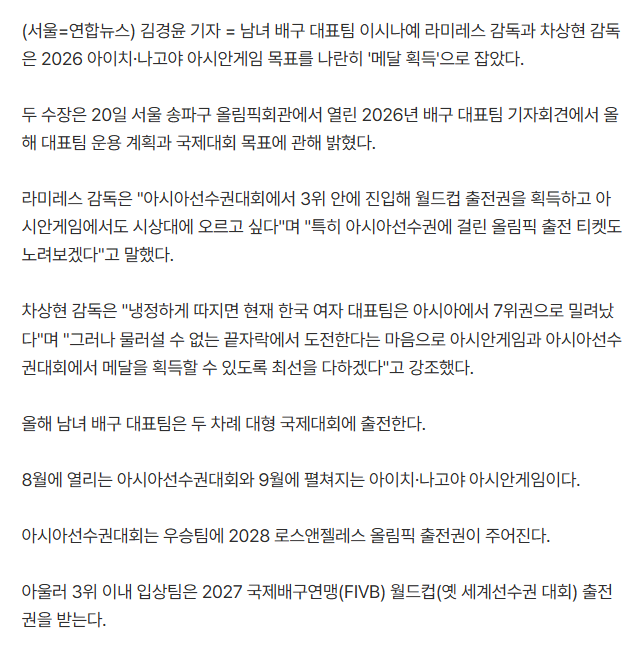
#> input picture rpa/p04_이미지/ch02_ocr/data/example1.png, 643 x 648 px; its folder holds only this picture in this run
$ python 'ex05_배치처리.py'
#> lines starting #> are read from the running program, lines starting #| are printed output that depends on the picture; after the words box and inside, x2 and y2 are one past the last pixel; in counts of white or black regions, pixels touching at a corner belong together
#> in main, img is the input picture: PIL image 643x648 RGB; mean R, G, B 241.7, 241.6, 241.7
import pytesseract as tess
from PIL import Image, ImageOps
from pathlib import Path
import re

def clean_text(s):
    s = s.replace("\r\n", "\n")
    s = re.sub(r"-\n", "", s)
    s = re.sub(r"[\t]+", " ", s)
    s = re.sub(r"\n{3,}", "\n\n", s)
    s = s.strip()
    return s

def preprocess(img):
    g = img.convert("L")
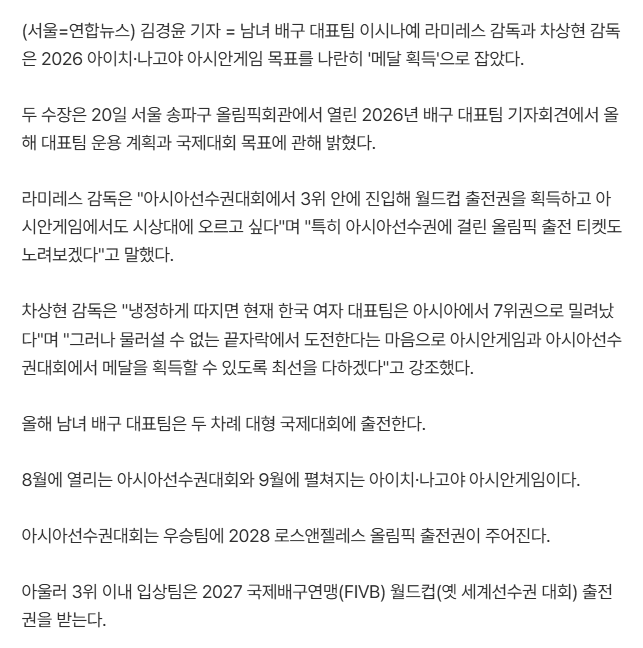
#> g: PIL image 643x648 L; min 46, max 255, mean 241.7
    g2 = ImageOps.autocontrast(g)
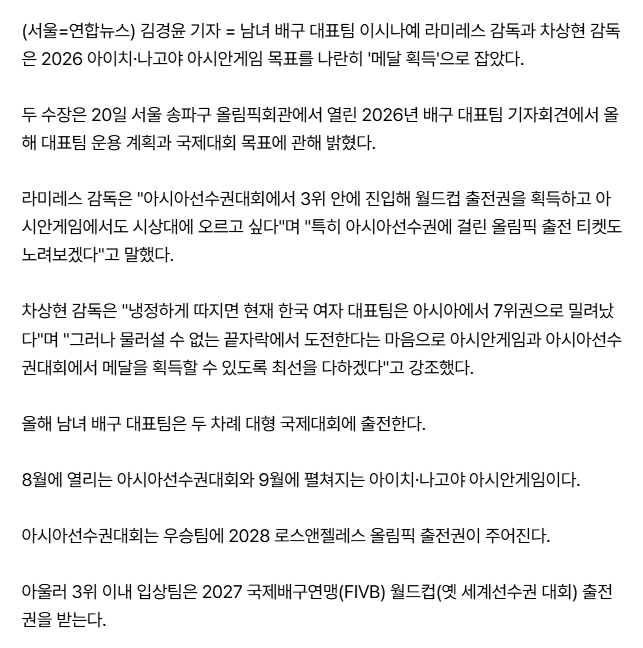
#> g2: PIL image 643x648 L; min 0, max 255, mean 238.7
    big = g2.resize((g2.width*2, g2.height*2))
    bw = big.point(lambda x:255 if x > 180 else 0, mode="1").convert("L") # type: ignore
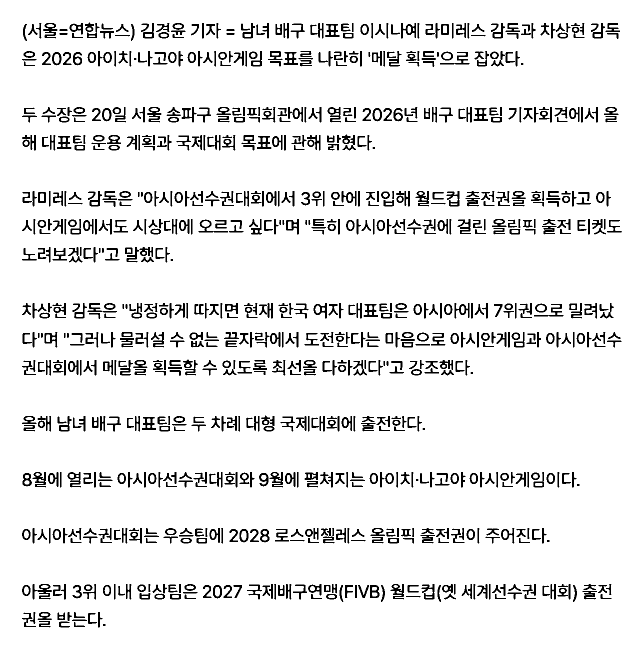
#> bw: PIL image 1286x1296 L (shown at 1/2 size); 91.4% white; 954 black regions (7 under 20 px), largest, box (x1, y1, x2, y2) and area: (65, 1168, 104, 1199) 577, (831, 382, 858, 413) 447, (65, 944, 92, 975) 447
    clean = ImageOps.expand(bw, border=10, fill="white")
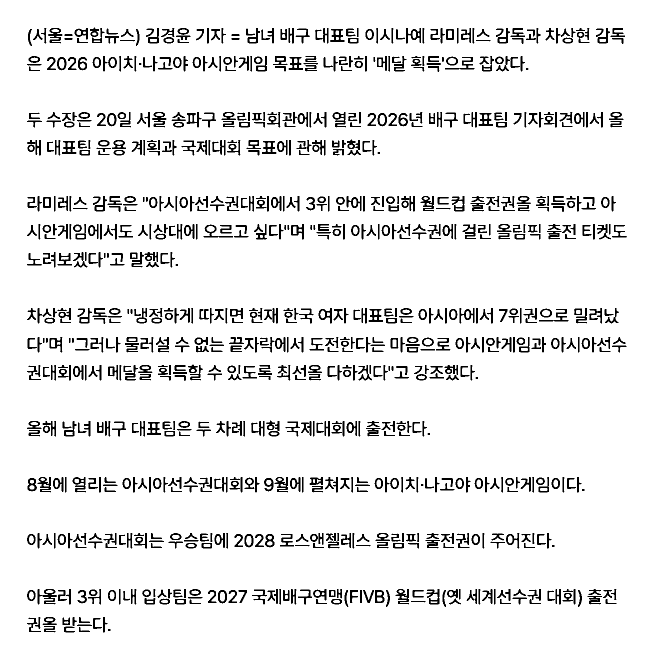
#> clean: PIL image 1306x1316 L (shown at 1/2 size); 91.6% white; 954 black regions (7 under 20 px), largest, box (x1, y1, x2, y2) and area: (75, 1178, 114, 1209) 577, (841, 392, 868, 423) 447, (75, 954, 102, 985) 447
    return clean

def main():
    cur_dir = Path(__file__).parent
    src_dir = cur_dir / "data"
    out_dir = cur_dir / "result/batch_txt"
    out_dir.mkdir(parents=True, exist_ok=True)
    exts = (".jpg", ".jpeg", ".png")
    for p in sorted(src_dir.glob("*")):
        if p.suffix.lower() not in exts:
            continue
        img = Image.open(p)
        proc = preprocess(img)
        text = tess.image_to_string(proc, lang="kor+eng")
        print(text)
        neat = clean_text(text)
        (out_dir / f"{p.stem}.txt").write_text(neat, encoding="utf-8")
        print("완료:", p.name)


if __name__ == "__main__":
    main()
#> (the call stopped at in main, `text = tess.image_to_string(proc, lang="kor+eng")`: pytesseract is not available in this run)

$ run again, on rpa/p04_이미지/ch02_ocr/data/example4.png
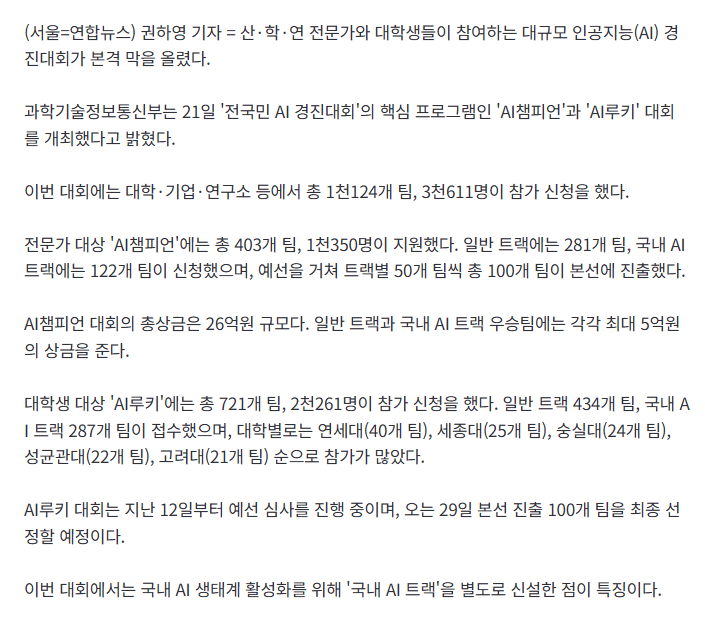
#> input picture rpa/p04_이미지/ch02_ocr/data/example4.png, 705 x 623 px
#> in main, img is the input picture: PIL image 705x623 RGB; mean R, G, B 242.2, 242.2, 242.7
#> in preprocess, `bw = big.point(lambda x:255 if x > 180 else 0, mode="1").convert("L")`:
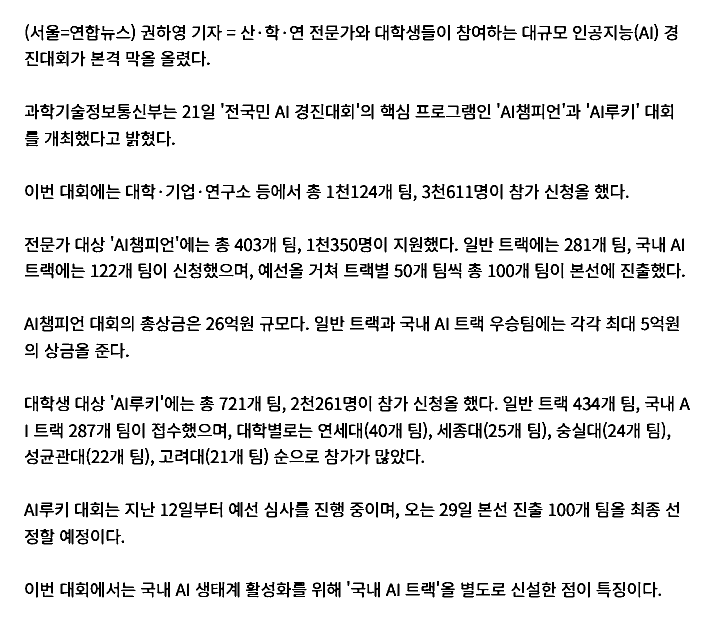
#> bw: PIL image 1410x1246 L (shown at 1/2 size); 91.7% white; 975 black regions, largest, box (x1, y1, x2, y2) and area: (92, 50, 119, 81) 458, (654, 1164, 681, 1195) 419, (171, 50, 200, 81) 415
#> in preprocess, `clean = ImageOps.expand(bw, border=10, fill="white")`:
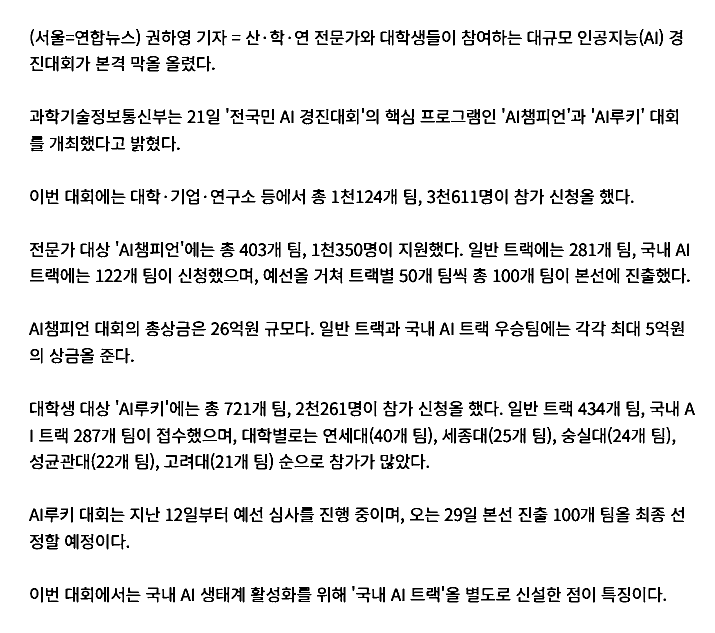
#> clean: PIL image 1430x1266 L (shown at 1/2 size); 91.9% white; 975 black regions, largest, box (x1, y1, x2, y2) and area: (102, 60, 129, 91) 458, (664, 1174, 691, 1205) 419, (181, 60, 210, 91) 415
